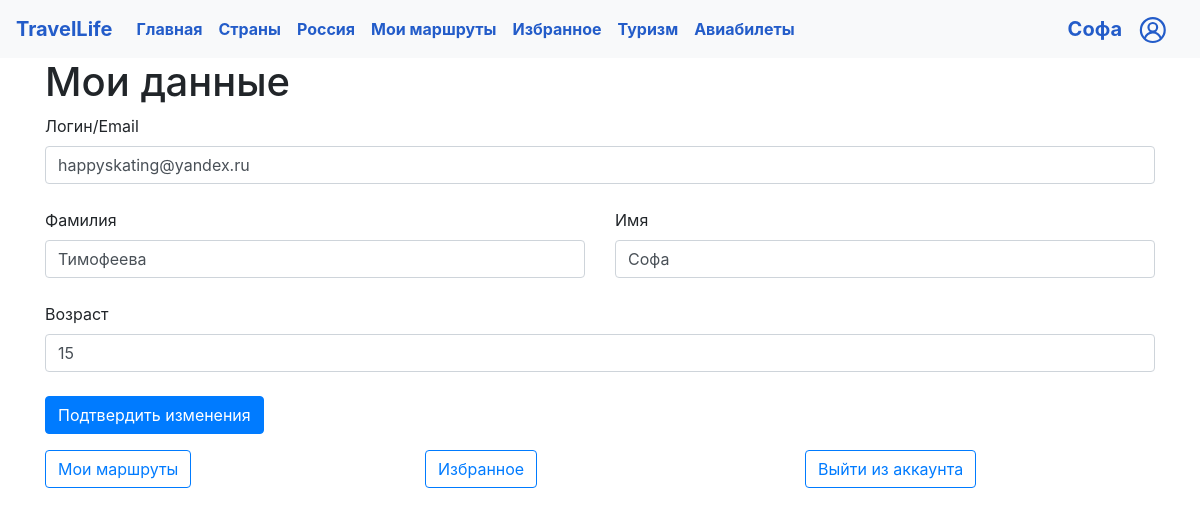
Before: /my_profile (signed in) with the older database file.
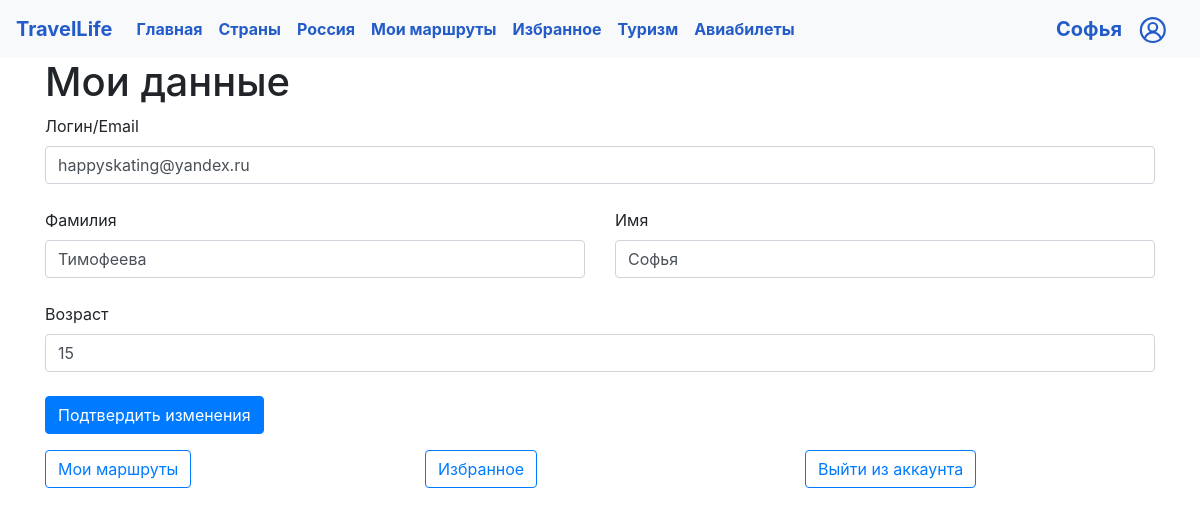
After: the same page with the newer database file.
### data/users.py (models this page shows, shortened)
class User(SqlAlchemyBase, UserMixin):
    __tablename__ = 'users'
    id = sqlalchemy.Column(sqlalchemy.Integer,
                           primary_key=True, autoincrement=True)
    surname = sqlalchemy.Column(sqlalchemy.String, nullable=True)
    name = sqlalchemy.Column(sqlalchemy.String, nullable=True)
    age = sqlalchemy.Column(sqlalchemy.Integer, nullable=True)
    email = sqlalchemy.Column(sqlalchemy.String,
                              index=True, unique=True, nullable=True)
    hashed_password = sqlalchemy.Column(sqlalchemy.String, nullable=True)
    liked_countries = sqlalchemy.Column(sqlalchemy.String, nullable=True)
    liked_cities = sqlalchemy.Column(sqlalchemy.String, nullable=True)
    plans = sqlalchemy.Column(sqlalchemy.String, nullable=True)

### main.py (the view, shortened to what this page needs)
@app.route('/my_profile', methods=['POST', 'GET'])
def my_profile():
    form = ProfileForm(
        email=current_user.email,
        surname=current_user.surname,
        name=current_user.name,
        age=current_user.age
    )
    if current_user.is_authenticated:
        if request.method == 'GET':
            return render_template('profile.html', title='Мой профиль', form=form)
    return redirect("/login")

### forms/user.py
class ProfileForm(FlaskForm):
    email = EmailField('Логин/Email', validators=[DataRequired()])
    surname = StringField('Фамилия')
    name = StringField('Имя', validators=[DataRequired()])
    age = StringField('Возраст')
    submit = SubmitField('Подтвердить изменения')

### data/db_session.py (called while the page is built)
def create_session() -> Session:
    global __factory
    return __factory()

### main.py (called while the page is built)
@login_manager.user_loader
def load_user(user_id):
    db_sess = db_session.create_session()
    return db_sess.query(User).get(user_id)

### templates/profile.html (shortened to what this page needs)
{% extends "base.html" %}
{% block content %}
<h1>Мои данные</h1>
<form class="row g-3" action="" method="post">
    <div class="col-12">
        {{ form.email.label }}<br>
        {{ form.email(class="form-control", type="email") }}<br>
    </div>
    <div class="col-md-6">
        {{ form.surname.label }}<br>
        {{ form.surname(class="form-control") }}<br>
    </div>
    <div class="col-md-6">
        {{ form.name.label }}<br>
        {{ form.name(class="form-control") }}<br>
    </div>
    <div class="col-12">
        {{ form.age.label }}<br>
        {{ form.age(class="form-control") }}<br>
    </div>
    <div class="col-12">{{ form.submit(type="submit", class="btn btn-primary") }}</div>
</form>
<div class="row row-cols-1 row-cols-md-3 g-4">
    <div class="col">
    <a class="btn btn-outline-primary" href="my_plans">
    Мои маршруты
</a>
        </div>
    <div class="col">
<a class="btn btn-outline-primary" href="liked">
    Избранное
</a>
        </div>
    <div class="col">
<a class="btn btn-outline-primary" href="logout">
    Выйти из аккаунта
</a>
        </div>
</div>
{% endblock %}

### templates/base.html (shortened to what this page needs)
<!DOCTYPE html>
 <html lang="en">
 <head>
     <link rel="stylesheet"
           href="https://stackpath.bootstrapcdn.com/bootstrap/4.4.1/css/bootstrap.min.css"
>
 </head>
 <body>
 <link rel="stylesheet" type="text/css" href="/static/css/base.css" />
 <header>
     <nav class="navbar navbar-expand-lg navbar-light bg-light">
  <a class="navbar-brand" href="/"><strong>TravelLife</strong></a>
  <div class="collapse navbar-collapse" id="navbarSupportedContent">
    <ul class="navbar-nav mr-auto">
      <li class="nav-item active">
        <a class="nav-link" href="/"><strong>Главная</strong> <span class="sr-only">(current)</span></a>
      </li>
      <li class="nav-item active">
        <a class="nav-link" href="/countries"><strong>Страны</strong></a>
      </li>
      <li class="nav-item active">
        <a class="nav-link" href="/russian_cities"><strong>Россия</strong></a>
      </li>
        <li class="nav-item active">
        <a class="nav-link" href="/my_plans"><strong>Мои маршруты</strong></a>
      </li>
        <li class="nav-item active">
        <a class="nav-link" href="/liked"><strong>Избранное</strong></a>
      </li>
      <li class="nav-item active">
        <a class="nav-link" href="/tourism"><strong>Туризм</strong></a>
      </li>
      <li class="nav-item active">
        <a class="nav-link" href="/fly"><strong>Авиабилеты</strong></a>
      </li>
    </ul>
       {% if current_user.is_authenticated %}
      <a class="navbar-brand pull-right"><strong>{{ current_user.name }}</strong></a>
        {% else %}
            <p>
                <a class="btn btn-primary " href="/register">Зарегистрироваться</a>
                <a class="btn btn-success" href="/login">Войти</a>
            </p>
{% endif %}
      <a class="navbar-brand pull-right" href="/my_profile">
            <img src="/static/img/profile2.svg" width="30" height="30" alt="">
        </a>
  </div>
</nav>
 </header>
 <main role="main" class="container">
     {% block content %}{% endblock %}
 </main>
 </body>
 </html>

Changed rows visible on the page:
changed User "happyskating@yandex.ru": name "Софа" → "Софья"
